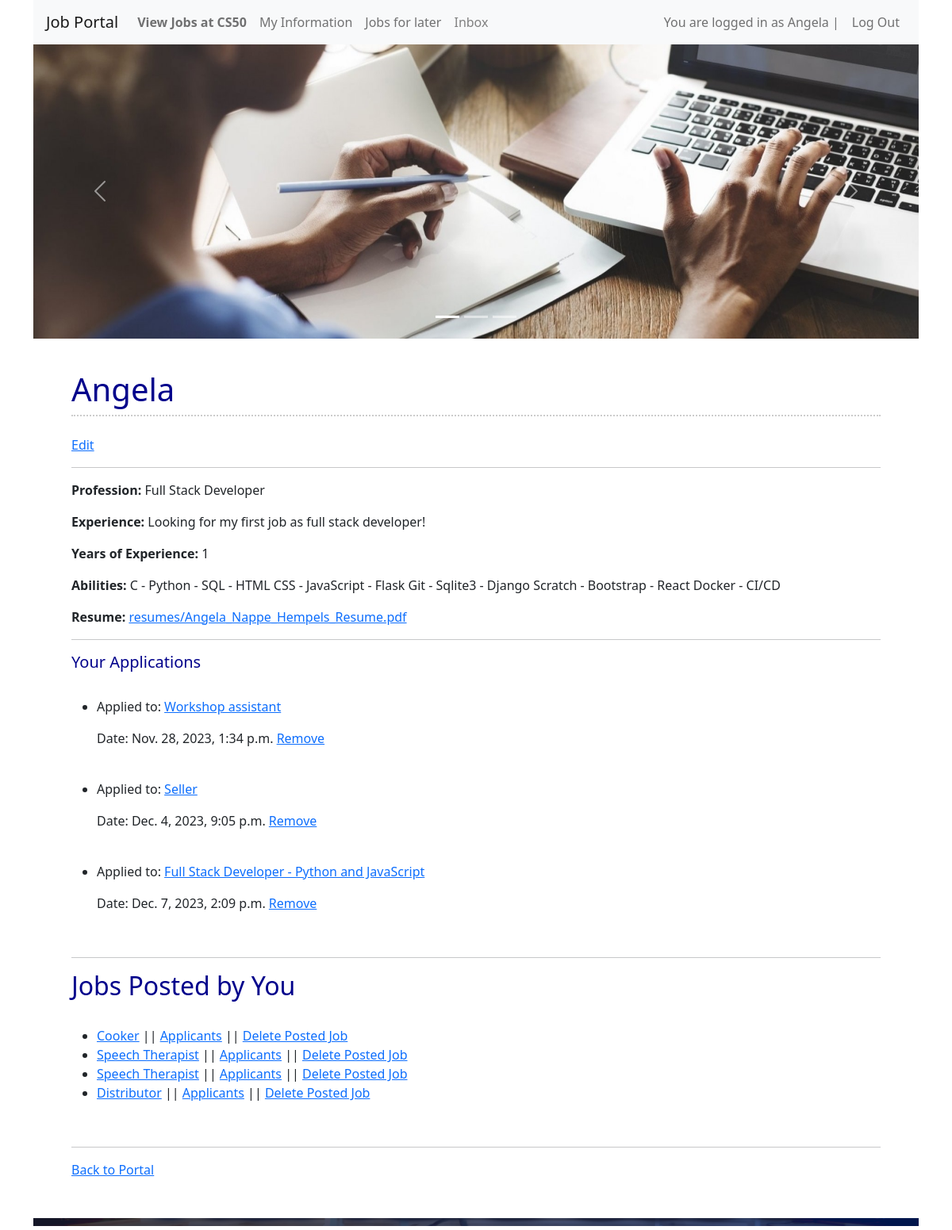
/profile (signed in), run on the app's committed database.
### joboffers/models.py (models this page shows, shortened)
class User(AbstractUser):
    pass

class User_profile(models.Model):
    user = models.ForeignKey(User, on_delete=models.CASCADE)
    title = models.CharField(max_length=400, default="")
    experience = models.CharField(max_length=1000)
    habilities = models.CharField(max_length=1000)
    years = models.IntegerField(default=0)
    resume = models.FileField(upload_to='resumes/', null=True, blank=True)

class Application(models.Model):
    user = models.ForeignKey(User, on_delete=models.CASCADE, related_name="user_applications")
    job = models.ForeignKey(Offer_job, on_delete=models.CASCADE, related_name="job_applied", default="")
    date = models.DateTimeField(auto_now_add=True)
    user_profile = models.ForeignKey(User_profile, on_delete=models.CASCADE, null=True, blank=True)

class Offer_job(models.Model):
    STATUS_CHOICES = [
        ('available', 'Available'),
        ('filled', 'Filled'),
    ]
    title = models.CharField(max_length=1000, default="")
    company_name = models.CharField(max_length=1000, default="Reserved")
    company_data = models.CharField(max_length=1000, default="")
    job_description = models.CharField(max_length=1000, default="")
    category = models.CharField(max_length=140, default="")
    location =models.CharField(max_length=1000, default="")
    status = models.CharField(max_length=20, choices=STATUS_CHOICES, default='available')
    saved_by = models.ManyToManyField(User, related_name='saved_jobs', blank=True)
    created_by = models.ForeignKey(User, on_delete=models.CASCADE, related_name='created_jobs', null=True, blank=True)
    posted_by = models.ForeignKey(User, on_delete=models.CASCADE, related_name='posted_jobs', null=True, blank=True)

### joboffers/views.py (the view)
# urls.py: path("profile", views.profile, name="profile"),
@login_required
def profile(request):
    current_user = request.user
    try:
        user_profile = User_profile.objects.get(user=current_user)
    except User_profile.DoesNotExist:
        user_profile = None
    applications = Application.objects.filter(user=current_user)
    owner_job = Offer_job.objects.filter(created_by=current_user)
    if request.method == "POST":
        form = ProfileForm(request.POST, request.FILES, instance=user_profile)
        if form.is_valid():
            form.instance.user = current_user
            form.save()
            return redirect('profile')
    else:
        form = ProfileForm(instance=user_profile)
    return render(request, "joboffers/my_profile.html", {
        "current_user": current_user,
        "form": form,
        "user_profile": user_profile,
        "applications": applications,
        "owner_job": owner_job,
    })

### joboffers/templates/joboffers/my_profile.html (shortened to what this page needs)
{% extends "joboffers/layout.html" %}
{% block body %}
{% if user.is_authenticated %}
    <div class="my-3 mx-5" style="align-items: center;">
        {% if user_profile %}
        <h1>{{ user_profile.user.username }}</h1>
        <div style="border-top: 2px dotted #ccc"></div><br>
        <a href="{% url 'edit_profile' %}">Edit</a>
        <hr>
            <p><strong>Profession:</strong> {{ user_profile.title }}</p>
            <p><strong>Experience:</strong> {{ user_profile.experience }}</p>
            <p><strong>Years of Experience:</strong> {{ user_profile.years }}</p>
            <p><strong>Abilities:</strong> {{ user_profile.habilities }}</p>
            <p><strong>Resume:</strong>
                {% if user_profile.resume %}
                    <a href="{{ user_profile.resume.url }}" target="_blank">{{ user_profile.resume.name }}</a></p>
                {% else %}
                    <a href="{% url 'edit_profile' %}">Add resume</a>
                    <p><i>Only .pdf is accepted.</i></p>
                {% endif %}
            <hr>
            <h5>Your Applications</h5>
            <br>
            {% if applications %}
                <ul>
                    {% for application in applications %}
                        <li>
                            <p>Applied to: <a href="{% url 'job_detail' application.job.id %}">{{ application.job.title }}</a></p>
                            <p>Date: {{ application.date }} <a href="{% url 'remove_application' application.id %}" class="remove-apply-link" onclick="return confirmRemove()">Remove</a></p>
                        </li>
                        <br>
                    {% endfor %}
                </ul>
                <hr>
            {% else %}
                <p>No applications yet. <a href="{% url 'search_jobs' %}">Go search for a job!</a></p>
                <hr>
            {% endif %}
            {% if owner_job %}
                <h2>Jobs Posted by You</h2>
                <br>
                <ul>
                    {% for job in owner_job %}
                        <li>
                            <a href="{% url 'job_detail' job.id %}">{{ job.title }}</a> || <a href="{% url 'candidates' job.id %}">Applicants</a> ||
                            <a href="{% url 'delete_job' job.id %}" class="delete-job-link" onclick="return confirmDelete()">Delete Posted Job</a>
                            <br>
                        </li>
                    {% endfor %}
                </ul>
                <br>
            {% endif %}
        {% endif %}
        <hr>
        <a href="{% url 'index' %}">Back to Portal</a>
    </div>
{% endif %}
{% endblock %}

### joboffers/templates/joboffers/layout.html (shortened to what this page needs)
{% load static %}
<!DOCTYPE html>
<html lang="en">
<head>
    <link rel="stylesheet" href="https://stackpath.bootstrapcdn.com/bootstrap/4.4.1/css/bootstrap.min.css">
    <link href="{% static 'joboffers/styles.css' %}" rel="stylesheet">
    <link rel="stylesheet" href="https://use.fontawesome.com/releases/v6.4.0/css/all.css">
    <link href="https://cdn.jsdelivr.net/npm/bootstrap@5.1.3/dist/css/bootstrap.min.css" rel="stylesheet">
</head>
<body>
    <div class="container">
            <nav class="navbar navbar-expand-lg navbar-light bg-light">
            <a class="navbar-brand" href="{% url 'index' %}">Job Portal</a>
            <div class="collapse navbar-collapse" id="navbarNav">
                <ul class="navbar-nav mr-auto">
                    {% if user.is_authenticated %}
                        <li class="nav-item">
                            <a class="nav-link" href="{% url 'search_jobs' %}"><strong>View Jobs at CS50</strong></a>
                        </li>
                        <li class="nav-item">
                            <a class="nav-link" href="{% url 'profile' %}">My Information</a>
                        </li>
                        <li class="nav-item">
                            <a class="nav-link" href="{% url 'saved_jobs' %}">Jobs for later</a>
                        </li>
                        <li class="nav-item">
                            {% if unread_messages %}
                                <a class="nav-link" href="{% url 'inbox' %}" style="color: red;">Inbox</a>
                            {% else %}
                                <a class="nav-link" href="{% url 'inbox' %}" style="color: grey;">Inbox</a>
                            {% endif %}
                        </li>
                </ul>
                <div class="navbar-nav ml-auto">
                    <span class="nav-item nav-link">
                        You are logged in as {{ user.username }} |
                    </span>
                    <a class="nav-item nav-link" href="{% url 'logout_view' %}">
                        Log Out
                    </a>
                </div>
                    {% endif %}
            </div>
        </nav>
        <div id="carouselExampleCaptions" class="carousel slide" data-bs-ride="carousel">
            <div class="carousel-indicators">
            <button type="button" data-bs-target="#carouselExampleCaptions" data-bs-slide-to="0" class="active" aria-current="true" aria-label="Slide 1"></button>
            <button type="button" data-bs-target="#carouselExampleCaptions" data-bs-slide-to="1" aria-label="Slide 2"></button>
            <button type="button" data-bs-target="#carouselExampleCaptions" data-bs-slide-to="2" aria-label="Slide 3"></button>
            </div>
            <div class="carousel-inner">
                {% if user.is_authenticated %}
                    <div class="carousel-item active">
                        <img src="{% static 'joboffers/JobSearch2.jpg' %}" class="d-block w-100" alt="firstslide" style="max-height: 400px;">
                        <div class="carousel-caption d-none d-md-block">
                        </div>
                    </div>
                {% endif %}
            </div>
            <button class="carousel-control-prev" type="button" data-bs-target="#carouselExampleCaptions" data-bs-slide="prev">
            <span class="carousel-control-prev-icon" aria-hidden="true"></span>
            </button>
            <button class="carousel-control-next" type="button" data-bs-target="#carouselExampleCaptions" data-bs-slide="next">
            <span class="carousel-control-next-icon" aria-hidden="true"></span>
            </button>
        </div>
        <br>
        <div class="body">
            {% block body %}
            {% endblock %}
        </div>
    </div>
</body>
<footer>
    <br>
    <div class="container">
        <div class="text-center">
            <img src="{% static 'joboffers/footer3.png' %}" class="img-fluid" alt="footerpic" style="max-height: 10px;">
        </div>
    </div>
</footer>
</html>

### joboffers/static/joboffers/styles.css (style rules this page uses)
body { background-color: #fff; color: #000; font-family: 'Arial', sans-serif; }
h1, h2, h3, h4, h5, h6 { color: darkblue; }
footer img { width: 100%; }
footer { max-width: none; }

### data on the page
User: username "Angela"
User_profile: user.username "Angela", title "Full Stack Developer", experience "Looking for my first job as full stack developer!", years "1", habilities "C - Python - SQL - HTML CSS - JavaScript - Flask Git - Sqlite3 - Django Scratch - Bootstrap - React Docker - CI/CD", resume.name "resumes/Angela_Nappe_Hempels_Resume.pdf"
Application: job "Workshop assistant", date "Nov. 28, 2023, 1:34 p.m."
Application: job "Seller", date "Dec. 4, 2023, 9:05 p.m."
Application: job "Full Stack Developer - Python and JavaScript", date "Dec. 7, 2023, 2:09 p.m."
Offer_job: title "Cooker"
Offer_job: title "Speech Therapist"
Offer_job: title "Speech Therapist"
Offer_job: title "Distributor"
